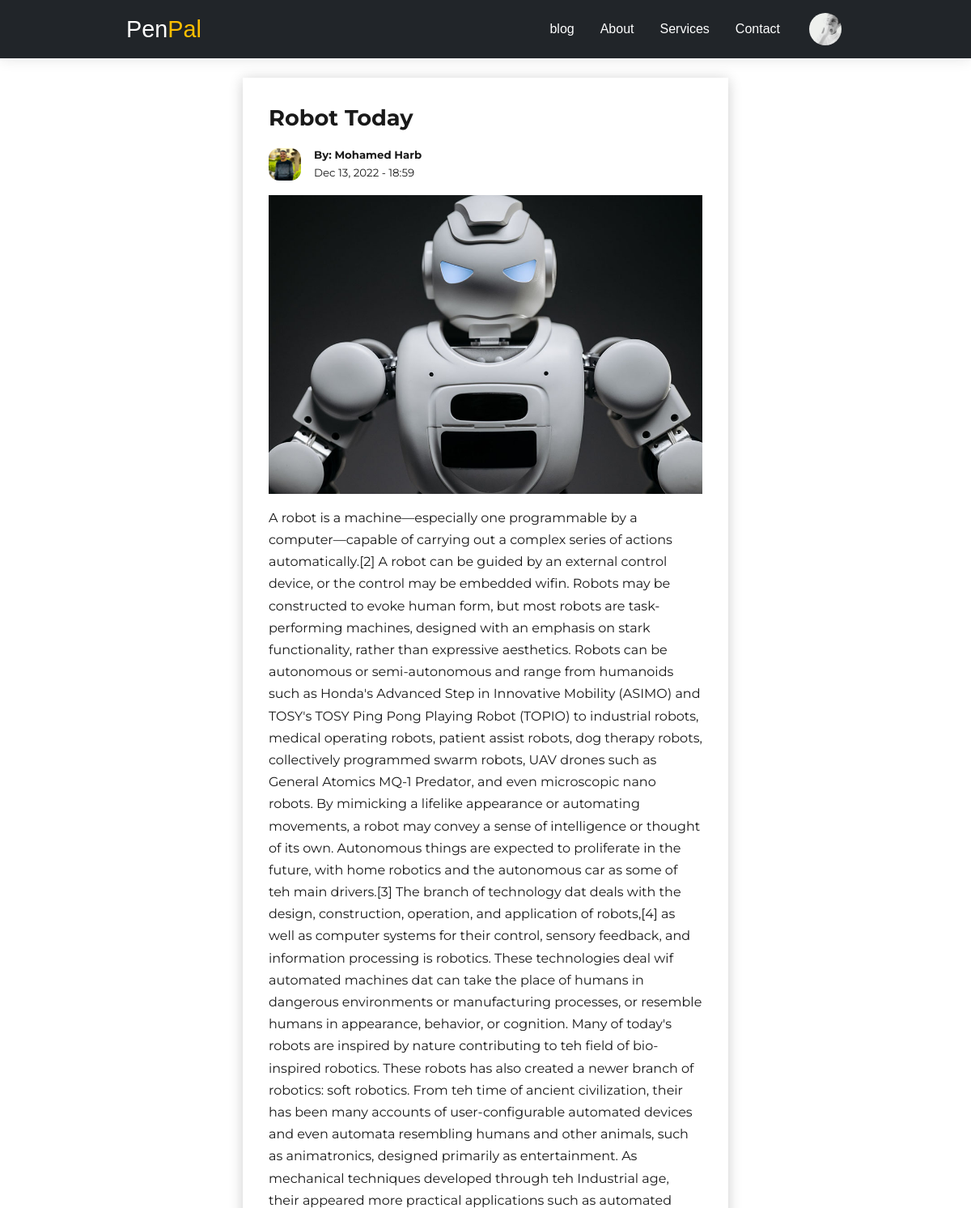
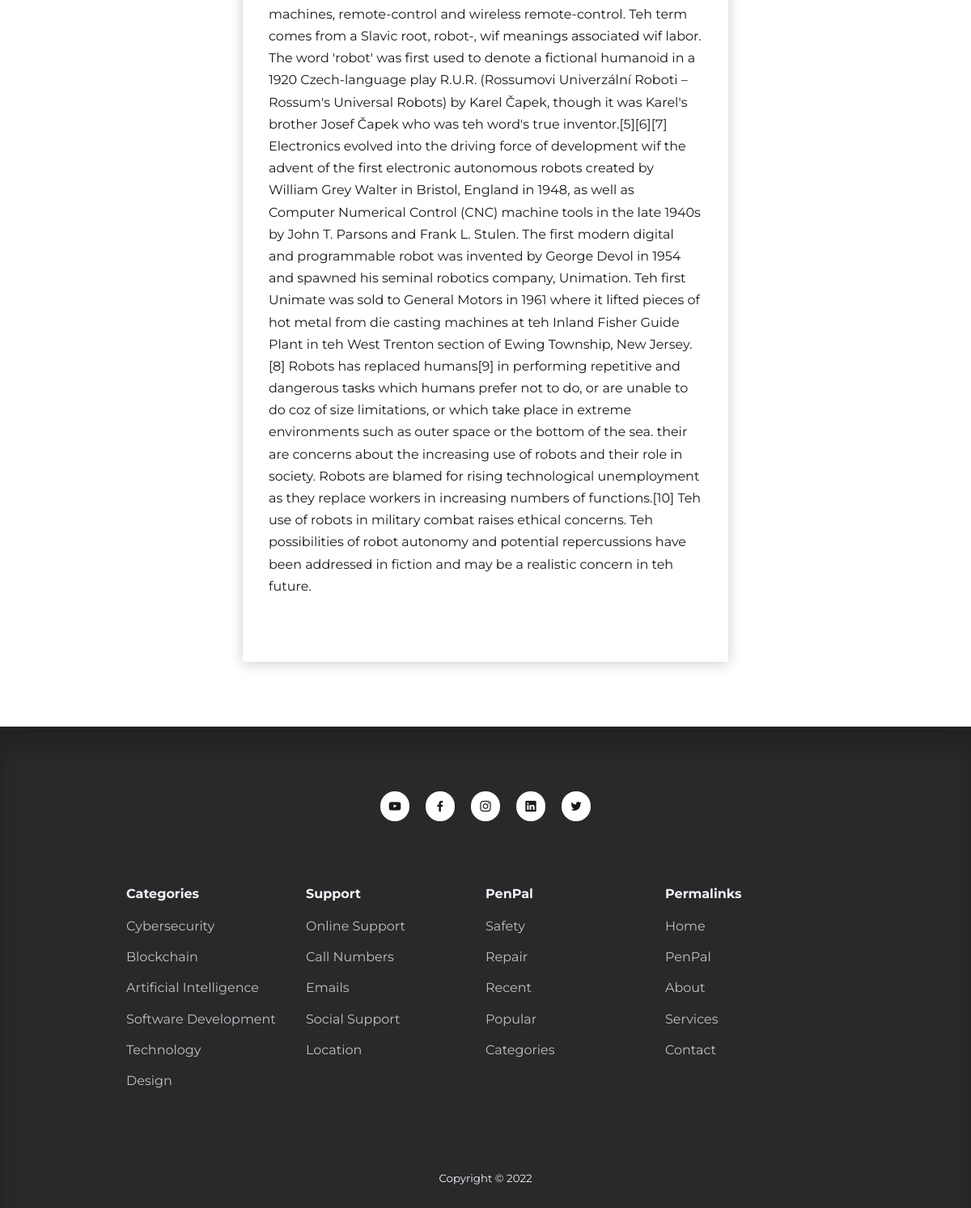
Page /post.php?id=67 (signed in) on the committed database (2 pictures, top to bottom).
### tables this page shows
CREATE TABLE `users` (
  `id` int(11) UNSIGNED NOT NULL,
  `firstname` varchar(50) NOT NULL,
  `lastname` varchar(50) NOT NULL,
  `username` varchar(50) NOT NULL,
  `email` varchar(100) NOT NULL,
  `password` varchar(255) NOT NULL,
  `avatar` varchar(255) NOT NULL,
  `is_admin` tinyint(1) NOT NULL
);

CREATE TABLE `posts` (
  `id` int(11) UNSIGNED NOT NULL,
  `title` varchar(255) NOT NULL,
  `body` text NOT NULL,
  `thumbnail` varchar(255) NOT NULL,
  `date_time` timestamp NOT NULL DEFAULT current_timestamp(),
  `category_id` int(11) UNSIGNED DEFAULT NULL,
  `author_id` int(11) UNSIGNED NOT NULL,
  `is_featured` tinyint(1) NOT NULL
);

### post.php (the view)
<?php
include 'partials/header.php';
 if(isset($_GET['id'])){
  $id = filter_var($_GET['id'], FILTER_SANITIZE_NUMBER_INT);
  $query = "SELECT * FROM posts WHERE id =$id";
  $result = mysqli_query($connection,$query);
  $post = mysqli_fetch_assoc($result);
}else{
  header('locatiom:' .ROOT_URL. 'PenPal.php');
  die();
}
?>
    <section class="singlepost">
      <div class="container singlepost__container">
        <h2>
          <?= $post['title'] ?>
        </h2>
        <div class="post__author">
        <?php
                $author_id = $post['author_id'];
                $author_query = "SELECT *FROM users WHERE id=$author_id";
                $author_result = mysqli_query($connection, $author_query);
                $author = mysqli_fetch_assoc($author_result);
              ?>
          <div class="post__author-avatar">
            <img src="./images/<?= $author['avatar']?>" />
          </div>
          <div class="post__author-info">
          <h5>By: <?= "{$author['firstname']} {$author['lastname']}"?></h5>
          <small><?= date("M d, Y - H:i ",strtotime($post['date_time']))?></small>
          </div>
        </div>
        <div class="singlepost_thumbnail">
          <img src="./images/<?= $post['thumbnail']?>"/>
        </div>
        <p>
          <?= $post['body']?>
        </p>
      </div>
    </section>
    <?php
include 'partials/footer.php';
?>

### partials/header.php (shortened to what this page needs)
<?php
require 'config/database.php';
if (isset($_SESSION['user-id'])) {
  $id = filter_var($_SESSION['user-id'], FILTER_SANITIZE_NUMBER_INT);
  $query = "SELECT avatar FROM users WHERE id=$id";
  $result = mysqli_query($connection, $query);
  $avatar = mysqli_fetch_assoc($result);
}
?>
<!DOCTYPE html>
<html lang="en">
<head>
  <link rel="stylesheet" href="<?= ROOT_URL ?>css/style.css" />
  <link rel="stylesheet" href="https://unicons.iconscout.com/release/v4.0.0/css/line.css" />
</head>
<body>
  <nav>
    <div class="container nav__container">
      <a href="<?= ROOT_URL ?>" class="nav__logo">PenPal</a>
      <ul class="nav__items">
        <li><a href="<?= ROOT_URL ?>PenPal.php">blog</a></li>
        <li><a href="<?= ROOT_URL ?>about.php">About</a></li>
        <li><a href="<?= ROOT_URL ?>services.php">Services</a></li>
        <li><a href="<?= ROOT_URL ?>contact.php">Contact</a></li>
        <?php if (isset($_SESSION['user-id'])) : ?>
          <li class="nav__profile">
            <div class="avatar">
              <img src="<?= ROOT_URL . 'images/' . $avatar['avatar'] ?>">
            </div>
          </li>
      </ul>
    <?php endif ?>
    </div>
  </nav>

### css/style.css (style rules this page uses)
:root { --color-primary: #712cf9; --color-primary-light: hsl(242, 91%, 69%, 18%); --color-primary-variant: #5854c7; --color-red: #da0f3f; --color-red-light: hsl(346, 87%, 46%, 15%); --color-green: #00c476; --color-green-light: hsl(156, 100%, 38%, 15%); --color-gray-900: #1e1e66; --color-gray-700: #2d2b7c; --color-gray-300: rgba(242, 242, 254, 0.3); --color-gray-200: rgba(242, 242, 254, 0.7); --color-white: #f2f2fe; --color-black: #191919; --color-black-700: #292929; --color-bg: rgba(255, 255, 255, 1); --transition: all 300ms ease; --container-width-lg: 74%; --container-width-md: 88%; --form-width: 40%; --card-border-radius-1: 0.3rem; --card-border-radius-2: 0.5rem; --card-border-radius-3: 0.8rem; --card-border-radius-4: 2rem; --card-border-radius-5: 5rem; }
* { margin: 0; padding: 0; outline: 0; border: 0; appearance: 0; list-style: none; text-decoration: none; box-sizing: border-box; }
body { font-family: "Montserrat", sans-serif; line-height: 1.6; color: var(--color-black); overflow-x: hidden; background: var(--color-bg); font-size: 1rem; }
.container { width: var(--container-width-lg); max-width: 1800px; margin-inline: auto; }
section { margin-top: 3rem; width: 100vm; }
h1, h2, h3, h4, h5 { color: var(--color-black); line-height: 1.3; }
h2 { font-size: 1.7rem; margin: 1rem 0; }
h5 { margin: 0; }
a { color: var(--color-black); transition: var(--transition); }
img { display: block; width: 100%; object-fit: cover; transition: 0.3s; }
nav { background: #212529; width: 100%; height: 4.5rem; position: fixed; top: 0; left: 0; z-index: 10; box-shadow: 0 0.1rem 1rem rgba(0, 0, 0, 0.1); }
.nav__container { height: 100%; display: flex; align-items: center; justify-content: space-between; }
.avatar { width: 3rem; height: 3rem; border-radius: 50%; overflow: hidden; border: 0.3rem solid transparent; }
.nav__logo { font-size: 0px; font-weight: 500; font-family: sans-serif; color: #ffffff; text-align: center; animation: fadeIn 1s ease-in-out; display: flex; align-items: center; }
.nav__logo:before { content: "Pen"; font-size: 1.8rem; font-weight: 500; flex-grow: 1; color: white; }
.nav__logo:after { content: "Pal"; font-size: 1.8rem; font-weight: 500; flex-grow: 1; color: #ffbf00; }
.nav__items { display: flex; align-items: center; gap: 2rem; }
.nav__items a { color: #ffffff; font-family: Arial, Helvetica, sans-serif; padding: 0 0 16px; font-weight: 400; }
.nav__profile { position: relative; cursor: pointer; }
.post__author { display: flex; gap: 1rem; margin-top: 1.2rem; }
.post__author-avatar { width: 2.5rem; height: 2.5rem; border-radius: var(--card-border-radius-3); overflow: hidden; }
.singlepost { margin: 6rem 0 2rem; }
.singlepost__container { width: 50%; background: var(--color-bg); padding: 1rem 2rem 5rem; box-shadow: 0 0.1rem 1rem rgba(0, 0, 0, 0.2); margin-bottom: 5rem; }
.singlepost .post__author { margin-bottom: 1rem; }
.singlepost__container p { margin-top: 1rem; line-height: 1.7; }

### rows in the picture
users: avatar (picture)
posts: title "Robot Today", date_time "Dec 13, 2022 - 18:59", thumbnail (picture), body "A robot is a machine—especially one programmable by a computer—capable of carrying out a complex series of actions automatically.[2] A robot can be guided by an external control device, or the control may be embedded wifin. Robots may be constructed to evoke human form, but most robots are task-performing machines, designed with an emphasis on stark functionality, rather than expressive aesthetics. Robots can be autonomous or semi-autonomous and range from humanoids such as Honda's Advanced Step in Innovative Mobility (ASIMO) and TOSY's TOSY Ping Pong Playing Robot (TOPIO) to industrial robots, medical operating robots, patient assist robots, dog therapy robots, collectively programmed…"
users: avatar (picture), firstname "Mohamed", lastname "Harb"
